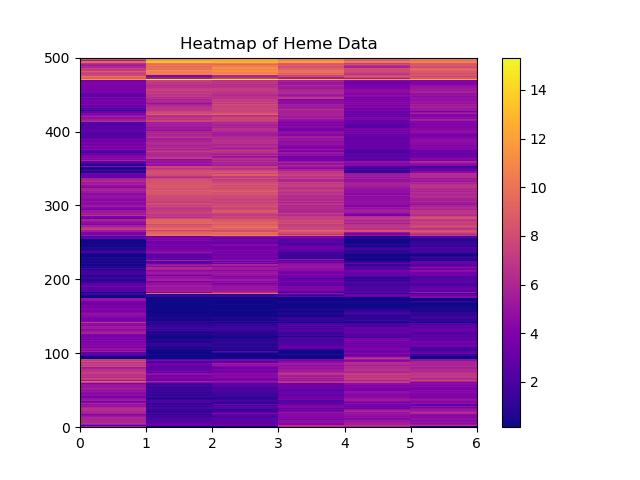

Generate this figure with Python:
#!/usr/bin/env python


"""
Most of this was a combination of code from Danny, Max, and class 11.

Usage: ./heatmap.py <hema_data.txt>
"""

import numpy as np
import scipy.cluster as sp
import matplotlib.pyplot as plt
import sys
import pandas as pd
import itertools
from sklearn import datasets
from sklearn.cluster import KMeans


heme_data = pd.read_csv(sys.argv[1], sep = "\t")
values = heme_data.as_matrix()[:,1:].astype(float)

#Get the values for the rows for the heatmap.
link = sp.hierarchy.linkage(values, method="average", metric="euclidean")

#Transpose to find the columnar information for the dendrogram.
link_cols = sp.hierarchy.linkage(values.T, method="average", metric="euclidean")
h_index = sp.hierarchy.leaves_list(link)
ordered_data = values[h_index,:]
dendrites = ["CFU", "poly", "unk", "int", "mys", "mid"]


#Plot the heatmap
plt.figure()
plt.pcolor(ordered_data, cmap="plasma")
ax = plt.gca()
plt.xticks()
plt.grid(False)
plt.colorbar()
plt.title("Heatmap of Heme Data")
plt.savefig("heatmap.png")
plt.show()
plt.close()

"""plt.pcolor(df_abundance)
plt.title("Abundance")
plt.xlabel("Sample")
plt.ylabel("Bin")
plt.xticks(np.arange(0.5, df_abundance.shape[1], 1), df_abundance.columns, rotation=90)
plt.subplots_adjust(bottom=0.4)
plt.colorbar()
#plt.show()
plt.savefig("Abundance_heatmap.png")"""

#Plot the dendrogram
plt.figure()
sp.hierarchy.dendrogram(link_cols, labels=dendrites)
plt.savefig("dendrogram.png")
plt.show()
plt.close()



#Make the k-clusters and plot as heatmap 
kmeans = KMeans(n_clusters=5, random_state=0)
kmeans.fit(values)
labels = kmeans.predict(values)
data_matrix = pd.merge(pd.DataFrame(values, columns = ['CFU', 'poly', 'unk', 'int', 'mys', 'mid']), pd.DataFrame( labels, columns=['cluster'] ), left_index=True, right_index=True )
k_cluster = data_matrix.sort_values('cluster')[['CFU', 'poly', 'unk', 'int', 'mys', 'mid']].values

plt.figure()
plt.imshow(k_cluster, aspect='auto', interpolation='nearest')
plt.grid( False )
plt.title("Heatmap of K-cluster")
plt.colorbar()
plt.xticks() 
plt.savefig("k_clustered.png")
plt.show()
plt.close()